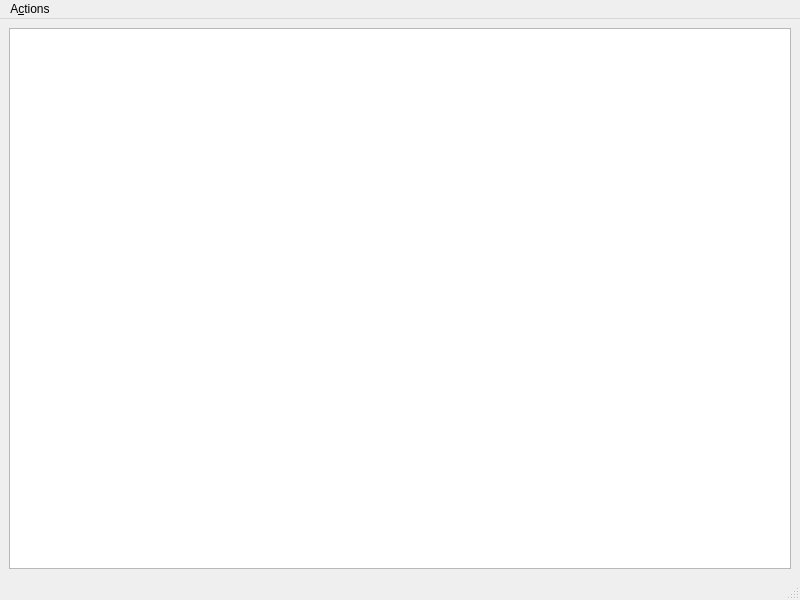
<?xml version="1.0" encoding="UTF-8"?>
<ui version="4.0">
 <class>MainWindow</class>
 <widget class="QMainWindow" name="MainWindow">
  <property name="geometry">
   <rect>
    <x>0</x>
    <y>0</y>
    <width>800</width>
    <height>600</height>
   </rect>
  </property>
  <property name="windowTitle">
   <string>Customer database</string>
  </property>
  <widget class="QWidget" name="centralwidget">
   <layout class="QHBoxLayout" name="horizontalLayout">
    <item>
     <widget class="QTableView" name="customerTable"/>
    </item>
   </layout>
  </widget>
  <widget class="QMenuBar" name="menubar">
   <property name="geometry">
    <rect>
     <x>0</x>
     <y>0</y>
     <width>800</width>
     <height>30</height>
    </rect>
   </property>
   <widget class="QMenu" name="menu_Actions">
    <property name="title">
     <string>A&amp;ctions</string>
    </property>
    <addaction name="action_New_entry"/>
    <addaction name="separator"/>
    <addaction name="actionE_xit"/>
   </widget>
   <addaction name="menu_Actions"/>
  </widget>
  <widget class="QStatusBar" name="statusbar"/>
  <action name="action_New_entry">
   <property name="text">
    <string>&amp;New entry</string>
   </property>
  </action>
  <action name="actionE_xit">
   <property name="text">
    <string>E&amp;xit</string>
   </property>
  </action>
 </widget>
 <resources/>
 <connections/>
</ui>
